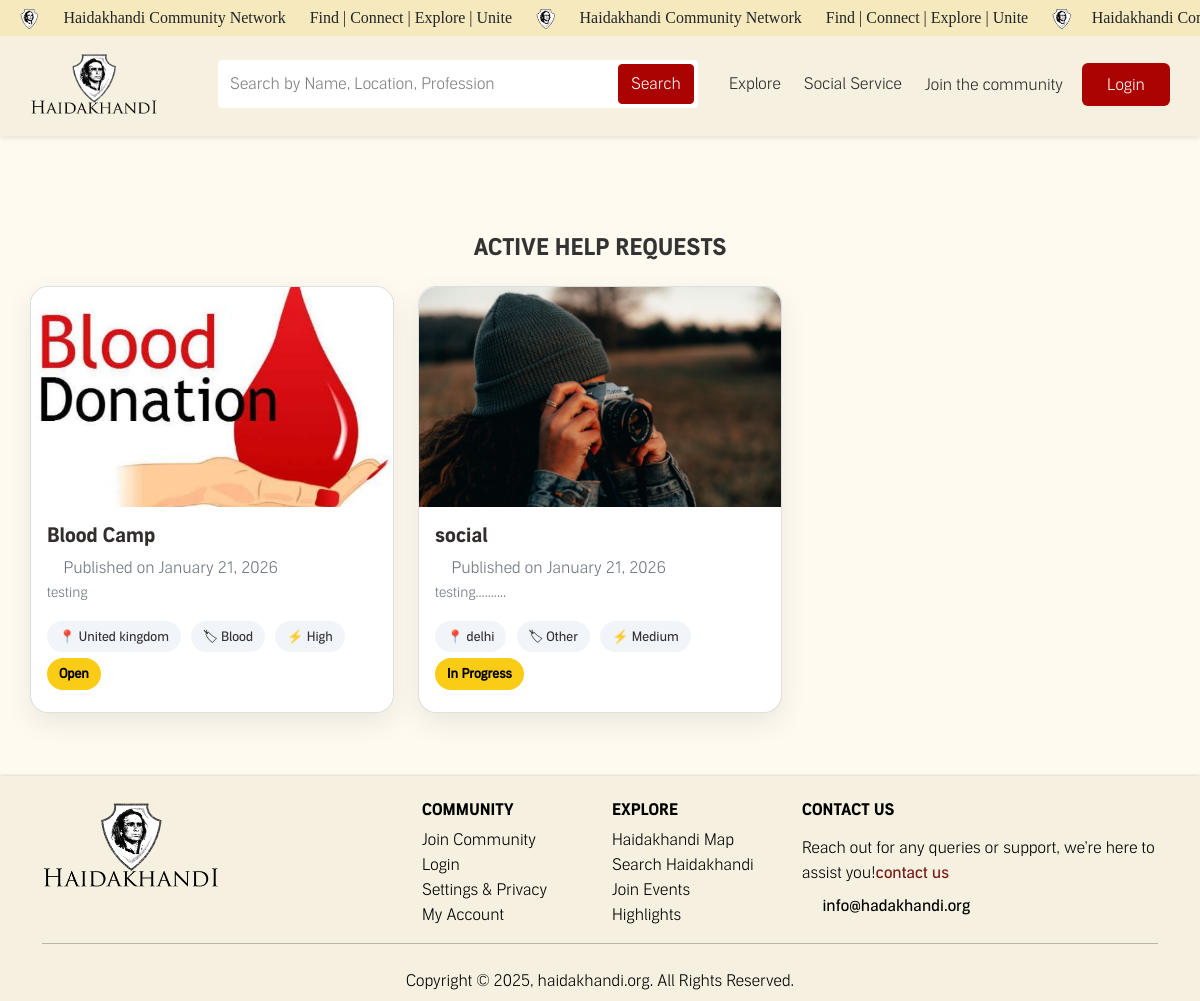
Page /needs/ on the committed database.
### community_service/models.py (models this page shows, shortened)
class NeedRequest(models.Model):
    title = models.CharField(max_length=200)
    description = models.TextField()
    location = models.CharField(max_length=100, blank=True, null=True)
    category = models.CharField(max_length=50, choices=CATEGORY_CHOICES, blank=True, null=True)
    urgency = models.CharField(max_length=10, choices=URGENCY_CHOICES, default='Medium')
    image = models.ImageField(upload_to='need_images/', blank=True, null=True)
    attachment = models.FileField(upload_to='need_attachments/', blank=True, null=True)
    date_published = models.DateTimeField(auto_now_add=True)
    latitude = models.FloatField(blank=True, null=True)
    longitude = models.FloatField(blank=True, null=True)
    status = models.CharField(max_length=20, choices=STATUS_CHOICES, default='Open')
    created_by = models.ForeignKey(settings.AUTH_USER_MODEL, on_delete=models.CASCADE, related_name='needs')
    created_at = models.DateTimeField(auto_now_add=True)

### community_service/views.py (the view)
# urls.py: path('needs/', NeedListView.as_view(), name='need_list'),
class NeedListView(ListView):
    model = NeedRequest
    template_name = 'community_service/need_list.html'
    context_object_name = 'needs'
    ordering = ['-created_at']

### templates/community_service/need_list.html (shortened to what this page needs)
{% extends 'base/base.html' %}
{% load static %}
{% block body %}
<div class="container section">
    {% if needs %}
    <h1 class="main-heading mt-md-5 smt-5 mb-4">
        Active Help Requests
    </h1>
    <div class="row g-4">
        {% for need in needs %}
        <div class="col-md-4">
            <a href="{% url 'need_detail' need.id %}" class="text-decoration-none text-dark">
                <div class="card need-card h-100">
                    {% if need.image %}
                    <img src="{{ need.image.url }}" class="need-thumb w-100">
                    {% else %}
                    <img src="https://via.placeholder.com/400x250" class="need-thumb w-100">
                    {% endif %}
                    <div class="card-body">
                        <h5 class="fw-bold mb-2">
                            {{ need.title }}
                        </h5>
                        <p class="text-muted"><i class="bi bi-calendar2-week"></i> Published on {{ need.date_published|date:"F j, Y" }}</p>
                        <p class="text-muted small mb-3">
                            {{ need.description|truncatechars:120 }}
                        </p>
                        <div>
                            <span class="meta-badge">📍 {{ need.location }}</span>
                            <span class="meta-badge">🏷 {{ need.category }}</span>
                            <span class="meta-badge">⚡ {{ need.urgency }}</span>
                            <span class="meta-badge status-badge">
                                {{ need.status }}
                            </span>
                        </div>
                    </div>
                </div>
            </a>
        </div>
        {% endfor %}
    </div>
    {% else %}
    <p class="text-center">No active help requests available.</p>
    {% endif %}
</div>
{% endblock %}

### static/css/main.css (style rules this page uses)
html { overflow-x: hidden; }
body { background: #fff; }
* { box-sizing: border-box; }
html, body, ul, ol { margin: 0; padding: 0; }
body { background: #fefaf0; }
h1, h2, h3, h4, h5, h6 { font-family: "Audible Sans Bd", "montserrat-medium", sans-serif; }
a { font-family: "Audible Sans Rg"; }
a { color: #791815 !important; }
.text-muted { color: #6c757d !important; }
.text-dark { color: #332D2D !important; }
p { font-family: "Audible Sans Lt"; font-size: 16px; line-height: 25px; margin-bottom: 0px; }
a { text-decoration: none; }
.section { padding: 50px 0px 50px 0px; }
.main-heading { text-align: center; font-family: "Audible Sans Bd", "montserrat-medium", sans-serif; font-size: 24px; color: #333; font-weight: bold; margin-bottom: 30px; text-transform: uppercase; }
@media only screen and (max-width: 1400px) { .main-heading { font-size: 25px; } }
@media only screen and (max-width: 1280px) { .main-heading { font-size: 23px; } }

### templates/community_service/need_list.html (style rules this page uses)
.need-card { border-radius: 18px; box-shadow: 0 10px 28px rgba(0, 0, 0, .08); transition: transform .2s ease; }
.need-thumb { height: 220px; object-fit: cover; border-radius: 18px 18px 0 0; }
.meta-badge { font-size: 13px; padding: 6px 12px; border-radius: 20px; background: #f1f5f9; color: #333; margin-right: 6px; margin-bottom: 6px; display: inline-block; }
.status-badge { background: #facc15; color: #000; font-weight: 600; }

### rows in the picture
NeedRequest: image (picture), title "Blood Camp", date_published "January 21, 2026", description "testing", location "United kingdom", category "Blood", urgency "High", status "Open"
NeedRequest: image (picture), title "social", date_published "January 21, 2026", description "testing..........", location "delhi", category "Other", urgency "Medium", status "In Progress"
